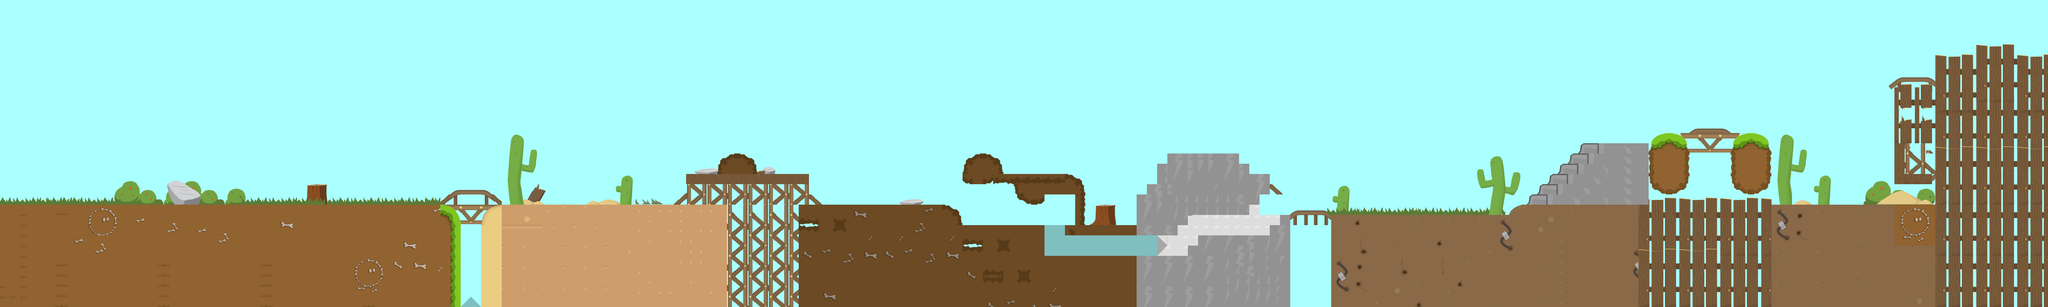

This is a level from a 2D game, rendered from its Tiled map with the project's own tilesets. A one-line summary and the map file follow, with tile-layer data summarised:
An orthogonal 200x30 tile map with 32x32 px tiles, 2 tile layers (Слой тайлов 2, Слой тайлов 1) and 132 objects (54x solid, 31x stopEnemy, 22x easyEnemy, 12x mediumEnemy, 10x healthPoint, ...).

<map version="1.0" orientation="orthogonal" renderorder="right-down" width="200" height="30" tilewidth="32" tileheight="32" backgroundcolor="#aaffff" nextobjectid="270">
 <tileset firstgid="1" name="9462348" tilewidth="32" tileheight="32" tilecount="1024">
  <image source="images/9462348.png" width="1024" height="1024" />
 </tileset>
 <layer name="Слой тайлов 2" width="200" height="30">
  <data>[6000 cells, 1156 non-empty, 300 distinct tile ids]</data>
 </layer>
 <layer name="Слой тайлов 1" width="200" height="30">
  <data>[6000 cells, 1743 non-empty, 412 distinct tile ids]</data>
 </layer>
 <objectgroup name="Collision">
  <object id="17" name="solid" x="960" y="575" width="60" height="56.6667" />
  <object id="20" name="solid" x="160" y="207.091" width="12" height="428.242" />
  <object id="27" name="solid" x="164" y="636" width="2810.67" height="324" />
  <object id="85" name="solid" x="2114.36" y="614.364" width="35.5455" height="20.5455" />
  <object id="86" name="solid" x="2142" y="540" width="386" height="71" />
  <object id="87" name="solid" x="2516.34" y="611.818" width="38.7826" height="23.8693" />
  <object id="92" name="solid" x="2978" y="658" width="22" height="78" />
  <object id="93" name="solid" x="3009" y="545" width="381.667" height="31" />
  <object id="94" name="solid" x="3180.5" y="581" width="79.5" height="47.5" />
  <object id="95" name="solid" x="3264" y="593" width="128" height="12" />
  <object id="96" name="solid" x="3359" y="608" width="32" height="96" />
  <object id="97" name="solid" x="3007" y="700" width="255" height="97" />
  <object id="99" name="solid" x="3321" y="700" width="233" height="30.5" />
  <object id="100" name="solid" x="3261" y="795" width="451" height="37" />
  <object id="102" name="solid" x="3009" y="483" width="125.667" height="59.0003" />
  <object id="103" name="solid" x="3555.33" y="608.667" width="123.333" height="117.833" />
  <object id="105" name="solid" x="3582" y="574" width="395" height="34.6667" />
  <object id="106" name="solid" x="3614.67" y="508" width="289.333" height="66" />
  <object id="107" name="solid" x="3711.33" y="766.667" width="321.333" height="34" />
  <object id="108" name="solid" x="3743.33" y="734" width="290" height="31.3333" />
  <object id="110" name="solid" x="3965.5" y="702" width="66.5" height="30" />
  <object id="111" name="solid" x="4000" y="669.333" width="32" height="32" />
  <object id="112" name="solid" x="3679.33" y="610" width="224" height="58" />
  <object id="113" name="solid" x="3905.33" y="610" width="29.6667" height="27.5" />
  <object id="114" name="solid" x="3680" y="674.667" width="31.5" height="24.3333" />
  <object id="115" name="solid" x="4032.96" y="660.918" width="122.667" height="30.6667" rotation="-1.47531" />
  <object id="116" name="solid" x="4157" y="667" width="580" height="15" />
  <object id="119" name="solid" x="3906.5" y="541.5" width="60" height="31.5" />
  <object id="120" name="solid" x="3648" y="476" width="223.5" height="30" />
  <object id="123" name="solid" x="4725" y="636" width="54" height="30" />
  <object id="124" name="solid" x="4779" y="603" width="24" height="35" />
  <object id="125" name="solid" x="4809" y="571" width="28" height="34" />
  <object id="127" name="solid" x="4840" y="538" width="26" height="38" />
  <object id="130" name="solid" x="4865" y="509" width="31" height="38" />
  <object id="131" name="solid" x="4897" y="474" width="33" height="38" />
  <object id="132" name="solid" x="4931.67" y="443" width="221.333" height="37" />
  <object id="134" name="solid" x="5159" y="426.667" width="89.1667" height="22.6667" />
  <object id="136" name="solid" x="5249.33" y="412" width="188" height="18.6667" />
  <object id="137" name="solid" x="5444" y="427" width="59" height="19.6667" />
  <object id="139" name="solid" x="5508" y="440" width="22.6667" height="205.333" />
  <object id="140" name="solid" x="5536" y="637.333" width="512" height="12" />
  <object id="142" name="solid" x="6043" y="207.333" width="15" height="430.042" />
  <object id="146" name="easyEnemy" x="3503.92" y="660.667" width="25.58" height="27.083" />
  <object id="147" name="easyEnemy" x="428.915" y="596.75" width="36.0017" height="33.1667" />
  <object id="155" name="solid" x="168" y="195" width="5904" height="12" />
  <object id="160" name="easyEnemy" x="3383.33" y="750.833" width="41.3367" height="38.334" />
  <object id="161" name="easyEnemy" x="3631.33" y="749.833" width="41.3367" height="38.334" />
  <object id="162" name="easyEnemy" x="2742.83" y="593.833" width="41.3367" height="38.334" />
  <object id="163" name="easyEnemy" x="4557.58" y="626.083" width="41.3367" height="38.334" />
  <object id="166" name="solid" x="2812.41" y="622.301" width="77.4463" height="11.1996" rotation="-360.452" />
  <object id="173" name="easyEnemy" x="3202.33" y="501.833" width="41.3367" height="38.334" />
  <object id="174" name="easyEnemy" x="4270.08" y="626.333" width="41.3367" height="38.334" />
  <object id="175" name="easyEnemy" x="5946" y="595.5" width="41.3367" height="38.334" />
  <object id="176" name="flag" x="3417.53" y="430.288" width="69.4697" height="163.712" />
  <object id="180" name="stopEnemy" x="2143" y="456.5" width="8" height="79" />
  <object id="181" name="stopEnemy" x="2519" y="456.5" width="8" height="79" />
  <object id="182" name="easyEnemy" x="2197.33" y="495.833" width="41.3367" height="38.334" />
  <object id="183" name="easyEnemy" x="2361.33" y="496.833" width="41.3367" height="38.334" />
  <object id="184" name="easyEnemy" x="3740.33" y="432.833" width="41.3367" height="38.334" />
  <object id="185" name="stopEnemy" x="3654" y="393.5" width="8" height="79" />
  <object id="186" name="stopEnemy" x="3869.33" y="397.5" width="8" height="79" />
  <object id="188" name="stopEnemy" x="4941" y="362.5" width="8" height="79" />
  <object id="189" name="easyEnemy" x="5030.33" y="400.833" width="41.3367" height="38.334" />
  <object id="191" name="stopEnemy" x="5516" y="351.167" width="8" height="79" />
  <object id="192" name="easyEnemy" x="5200.66" y="374.166" width="41.3367" height="38.334" />
  <object id="193" name="stopEnemy" x="5152.67" y="346.5" width="8" height="79" />
  <object id="194" name="stopEnemy" x="4713" y="584.5" width="8" height="79" />
  <object id="195" name="stopEnemy" x="4031" y="582.5" width="8" height="79" />
  <object id="196" name="stopEnemy" x="3702" y="672.667" width="8" height="119.833" />
  <object id="197" name="stopEnemy" x="3282" y="713.5" width="8" height="79" />
  <object id="198" name="stopEnemy" x="2803" y="553.5" width="8" height="79" />
  <object id="199" name="stopEnemy" x="2555" y="554.5" width="8" height="79" />
  <object id="200" name="stopEnemy" x="2102" y="552.5" width="8" height="79" />
  <object id="201" name="stopEnemy" x="196" y="552.5" width="8" height="79" />
  <object id="202" name="stopEnemy" x="3136" y="463.5" width="8" height="79" />
  <object id="203" name="stopEnemy" x="3382" y="464.5" width="8" height="79" />
  <object id="204" name="stopEnemy" x="3541" y="616.5" width="8" height="79" />
  <object id="205" name="stopEnemy" x="3395" y="617.5" width="8" height="79" />
  <object id="206" name="stopEnemy" x="5719" y="555.5" width="8" height="79" />
  <object id="207" name="stopEnemy" x="6032" y="552.5" width="8" height="79" />
  <object id="208" name="solid" x="529.494" y="568.497" width="25.5219" height="65.9681" rotation="0.837647" />
  <object id="210" name="solid" x="556.447" y="573.096" width="25.5219" height="61.5241" rotation="0.837647" />
  <object id="211" name="solid" x="583.557" y="584.422" width="16.8103" height="50.3786" rotation="0.837647" />
  <object id="212" name="solid" x="601.173" y="598.404" width="22.1021" height="36.5768" rotation="0.837647" />
  <object id="213" name="easyEnemy" x="911.726" y="597.75" width="36.0017" height="33.1667" />
  </objectgroup>
</map>
<!-- 47 of 132 objects omitted -->
